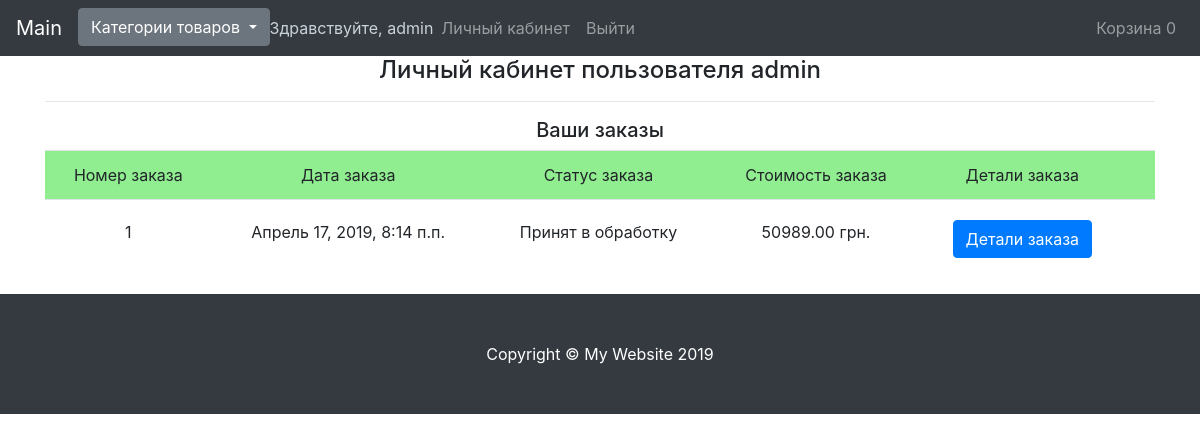
The app's page /account/ (signed in) with its own data.
### ecomapp/models.py (models this page shows, shortened)
class Order(models.Model):
    user = models.ForeignKey(settings.AUTH_USER_MODEL, on_delete=models.CASCADE)
    items = models.ForeignKey(Cart, on_delete=models.CASCADE)
    total = models.DecimalField(max_digits=9, decimal_places=2, default=0.00)
    first_name = models.CharField(max_length=200)
    last_name = models.CharField(max_length=200)
    phone = models.CharField(max_length=20)
    adress = models.CharField(max_length=255)
    type = models.CharField(max_length=40, choices=(('Самовывоз', 'Самовывоз'), ('Доставка', 'Доставка')), default='Самовывоз')
    date = models.DateTimeField(auto_now_add=True)
    comments = models.TextField()
    status = models.CharField(max_length=100, choices=ORDER_STATUS_CHOICES, default=ORDER_STATUS_CHOICES[0][0])

### ecomapp/views.py (the view)
# urls.py: re_path(r'^account/$', account_view, name='account'),
def account_view(request):
    order = Order.objects.filter(user=request.user).order_by('-id')
    categories = Category.objects.all()
    context = {
        'order': order,
        'categories': categories
    }
    return render(request, 'account.html', context)

### ecomapp/models.py (called while the page is built)
    def get_absolute_url(self):
        return reverse('category_detail', kwargs={'category_slug': self.slug})

### ecomapp/templates/account.html (shortened to what this page needs)
{% extends 'base.html' %}
{% block content %}
<h4 class="text-center">Личный кабинет пользователя {{ request.user }}</h4>
<hr>
<h5 class="text-center">Ваши заказы</h5>
    <table class="table">
        <tr style="background: lightgreen">
            <td class="text-center">Номер заказа</td>
            <td class="text-center">Дата заказа</td>
            <td class="text-center">Статус заказа</td>
            <td class="text-center">Стоимость заказа</td>
            <td class="text-center">Детали заказа</td>
            <td></td>
        </tr>
    {% for item in order %}
        <tr>
            <td class="text-center" style="padding-top: 20px; padding-bottom: 20px;">{{ item.id }}</td>
            <td class="text-center" style="padding-top: 20px; padding-bottom: 20px;">{{ item.date }}</td>
            <td class="text-center" style="padding-top: 20px; padding-bottom: 20px;">{{ item.status }}</td>
            <td class="text-center" style="padding-top: 20px; padding-bottom: 20px;">{{ item.total }} грн.</td>
            <td class="text-center" style="padding-top: 20px; padding-bottom: 20px;"><button type="button" class="btn btn-primary" data-toggle="modal" data-target="#exampleModal-{{ item.id }}">
  Детали заказа
</button></td>
            <td></td>
        </tr>
    {% endfor %}
    </table>
{% endblock content %}

### ecomapp/templates/base.html (shortened to what this page needs)
{% load static %}
<!DOCTYPE html>
<html lang="en">
<head>
  <link href="{% static 'css/bootstrap.min.css' %}" rel="stylesheet">
  <link href="{% static 'css/shop-homepage.css' %}" rel="stylesheet">
</head>
<body>
<nav class="navbar navbar-expand-lg navbar-dark bg-dark fixed-top">
  <a class="navbar-brand" href="http://127.0.0.1:8000/">Main</a>
  <div class="collapse navbar-collapse w-100 order-1 order-md-0 dual-collapse2" id="navbarSupportedContent">
    <ul class="navbar-nav mr-auto">
        {% if not request.get_full_path == '/' %}
          <div class="dropdown">
            <button class="btn btn-secondary dropdown-toggle" id="navbarDropdown" type="button" data-toggle="dropdown" aria-haspopup="true" aria-expanded="false">
              Категории товаров
            </button>
          </div>
        {% endif %}
        {% if not request.user.is_authenticated %}
            <li>
                <a class="navbar-light navbar-text" style="color: #cbd3da">Здравствуйте, Гость!</a>
            </li>
            <li>
                <a href="{% url 'login' %}" class="nav-link">Войти</a>
            </li>
            <li>
                <a href="{% url 'registration' %}" class="nav-link">Регистрация</a>
            </li>
        {% else %}
            <li>
                <a class="navbar-text" style="color: #cbd3da">Здравствуйте, {{ request.user }}</a>
            </li>
            <li>
                <a href="{% url 'account' %}" class="nav-link">Личный кабинет</a>
            </li>
            <li>
                <a href="{% url 'logout' %}" class="nav-link">Выйти</a>
            </li>
        {% endif %}
    </ul>
    <ul class="navbar-nav ml-auto">
        <li><a href="{% url 'cart' %}" class="nav-link">Корзина <span class="badge>" id="cart_count">{% if not request.session.total %} 0 {% else %}{{ request.session.total }}{% endif %}</span></a></li>
    </ul>
  </div>
</nav>
  <div class="container">
    {% block content %}{% endblock content %}
  </div>
  <footer class="py-5 bg-dark">
    <div class="container">
      <p class="m-0 text-center text-white">Copyright &copy; My Website 2019</p>
    </div>
  </footer>
</body>
</html>

### static_in_dev/css/shop-homepage.css (style rules this page uses)
body { padding-top: 56px; }

### records on screen
Order: id "1", date "Апрель 17, 2019, 8:14 п.п.", status "Принят в обработку", total "50989.00"

### other values on screen
{{ request.user }} "admin"
